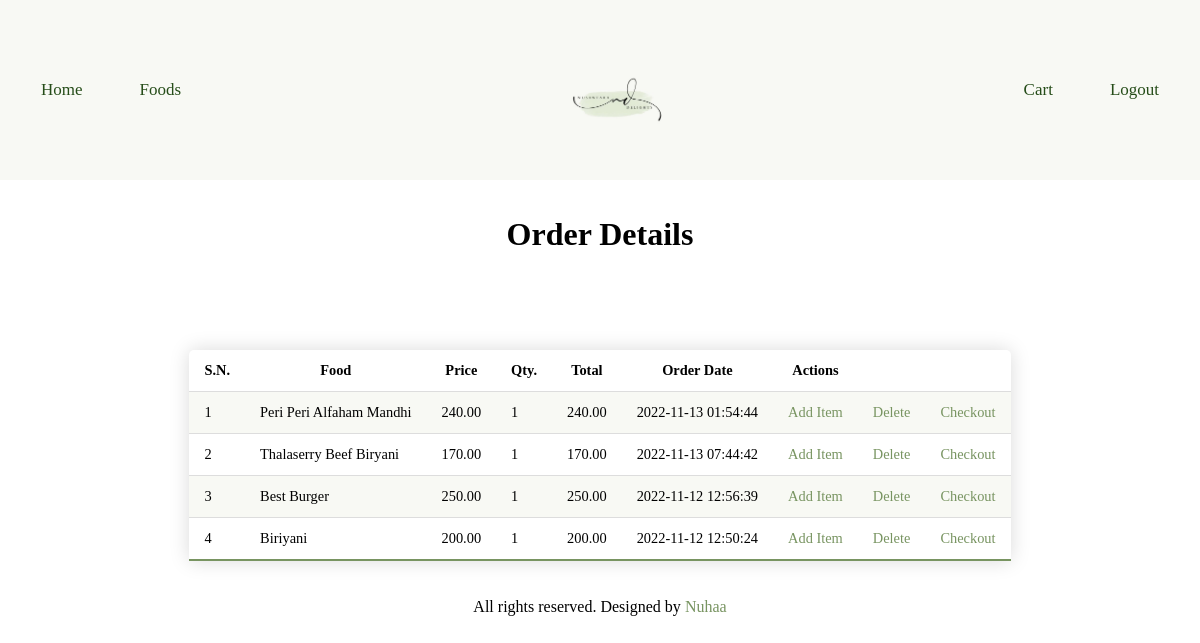
Screenshot of /myorders.php (signed in) with the database file from the repository.
### tables this page shows
CREATE TABLE `tbl_order` (
  `id` int(10) UNSIGNED NOT NULL,
  `food` varchar(150) NOT NULL,
  `price` decimal(10,2) NOT NULL,
  `qty` int(11) NOT NULL,
  `total` decimal(10,2) NOT NULL,
  `order_date` datetime NOT NULL,
  `status` varchar(50) NOT NULL,
  `u_id` int(25) NOT NULL
);

### myorders.php (the view)
<?php include('partials-front/menu.php'); ?>
<div class="main-content">
    <div class="wrapper">
        <br><br>
        <h1 class="text-center">Order Details</h1>
                <br /><br />
                <br><br>
                <center>
                <table class="content-table">
                    <tr>
                        <th>S.N. </th>
                        <th>Food </th>
                        <th>Price </th>
                        <th>Qty. </th>
                        <th>Total </th>
                        <th>Order Date </th>
                        <th>Actions </th>
                    </tr>
                    <?php
                        $sql = "SELECT * FROM tbl_order WHERE u_id={$_SESSION['u_id']} ORDER BY id DESC";
                        $res = mysqli_query($conn, $sql);
                        $count = mysqli_num_rows($res);
                        $sn = 1;
                        if($count>0)
                        {
                            while($row=mysqli_fetch_assoc($res))
                            {
                                $id         = $row['id'];
                                $food       = $row['food'];
                                $price      = $row['price'];
                                $qty        = $row['qty'];
                                $total      = $row['total'];
                                $order_date = $row['order_date'];
                                ?>
                                    <tr>
                                        <td><?php echo $sn++; ?></td>
                                        <td><?php echo $food; ?></td>
                                        <td><?php echo $price; ?></td>
                                        <td><?php echo $qty; ?></td>
                                        <td><?php echo $total; ?></td>
                                        <td><?php echo $order_date; ?></td>
                                        <td>
                                        <a href="<?php echo SITEURL . "foods.php?id=". $id; ?>" class="btn-secondary">Add Item</a>
                                        </td>
                                        <td>
                                        <a href="<?php echo SITEURL . "delete-order.php?id=". $id; ?>" class="btn-danger">Delete</a>
                                        </td>
                                        <td>
                                        <a href="<?php echo SITEURL . "checkout.php?id=" . $id; ?>" class="btn-secondary">Checkout</a>
                                        </td>
                                    </tr>
                                <?php
                            }
                        }
                        else
                        {
                            echo "<tr><td colspan='12' class='error'>No Orders Placed At This Time. Add Now.</td></tr>";
                        }
                    ?>
                </table>
                </center>
    </div>
</div>
<?php include('partials-front/footer.php'); ?>

### css/style.css (style rules this page uses)
* { margin: 0 0; padding: 0 0; font-family: "Times New Roman", Times, serif; }
.text-center { text-align: center; }
a { color: #789461; text-decoration: none; }
.content-table { border-collapse: collapse; margin: 25px 0; font-size: 0.9em; min-width: 400px; border-radius: 5px 5px 0 0; overflow: hidden; box-shadow: 0 0 20px rgba(0, 0, 0, 0.15); }
.content-table th, .content-table td { padding: 12px 15px; }
.content-table tbody tr { border-bottom: 1px solid #dddddd; }
.content-table tbody tr:nth-of-type(even) { background-color: #F8F9F4; }
.content-table tbody tr:last-of-type { border-bottom: 2px solid #789461; }

### rows the page displays
tbl_order: food "Peri Peri Alfaham Mandhi", price "240.00", qty "1", total "240.00", order_date "2022-11-13 01:54:44"
tbl_order: food "Thalaserry Beef Biryani", price "170.00", qty "1", total "170.00", order_date "2022-11-13 07:44:42"
tbl_order: food "Best Burger", price "250.00", qty "1", total "250.00", order_date "2022-11-12 12:56:39"
tbl_order: food "Biriyani", price "200.00", qty "1", total "200.00", order_date "2022-11-12 12:50:24"
